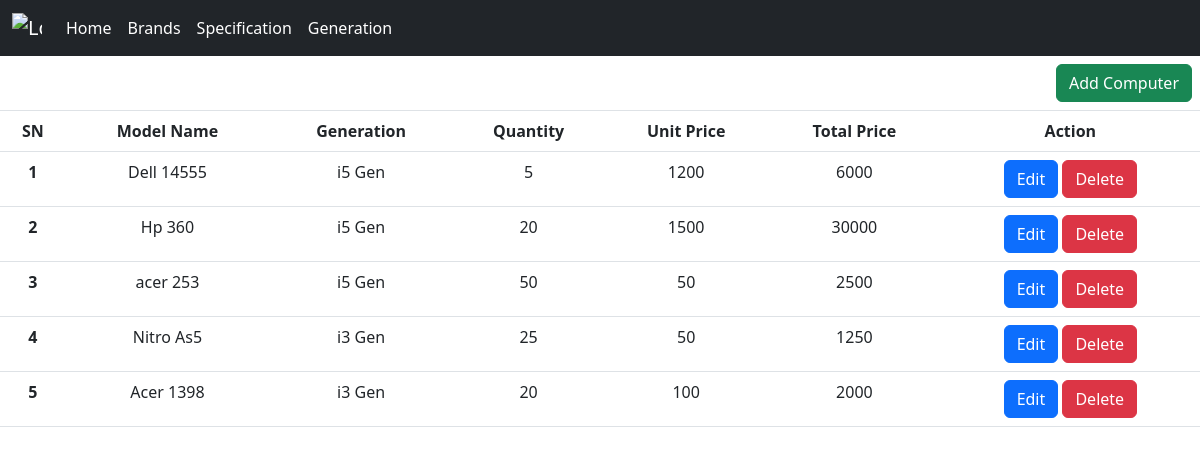
The app's page /, older data.
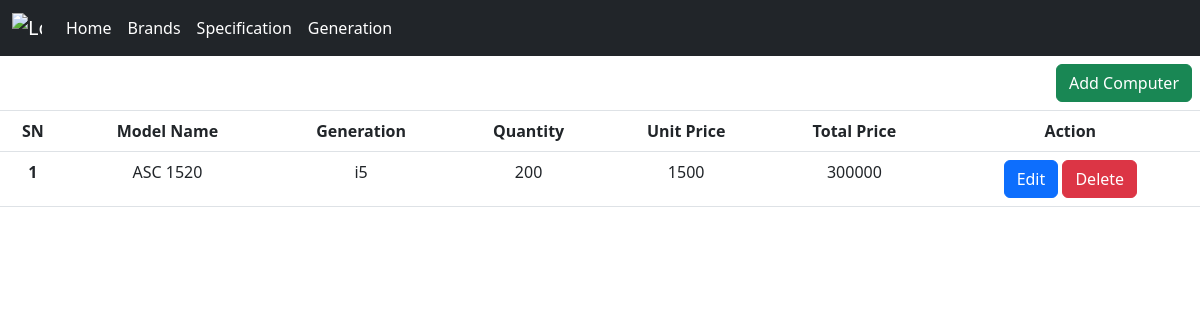
The same page, newer data.
### computer/models.py (models this page shows, shortened)
class Computer(models.Model):
    computer_code = models.CharField(max_length=100, unique=True)
    computer = models.ForeignKey(ComputerGeneration,on_delete=models.CASCADE, related_name='computer')
    quantity = models.IntegerField()
    unit_price = models.IntegerField()
    total_price = models.IntegerField()

class ComputerGeneration(models.Model):
    generation = models.CharField(max_length=100)
    def __str__(self):
        return self.generation

### computer/views.py (the view)
# urls.py: path('', views.HomeView.as_view(), name='home'),
class HomeView(View):
    def get(self, request):
        list = Computer.objects.all()
        context = {
            'list': list
        }
        return render(request, 'home.html', context)

### templates/home.html (shortened to what this page needs)
<!DOCTYPE html>
<html lang="en">
<head>
  <link rel="stylesheet" href="https://cdn.jsdelivr.net/npm/bootstrap@5.3.0/dist/css/bootstrap.min.css">
</head>
{% include 'navbar.html' %}
<body>
<table class="table">
  <thead class="thead-dark">
    <tr>
      <th colspan="7" class="text-end">
        <a href="{% url 'computer' %}" id="addDataBtn" class="btn btn-success">Add Computer</a>
      </th>
    </tr>
    <tr class="text-center">
      <th scope="col">SN</th>
      <th scope="col">Model Name</th>
      <th scope="col">Generation</th>
      <th scope="col">Quantity</th>
      <th scope="col">Unit Price</th>
      <th scope="col">Total Price</th>
      <th scope="col">Action</th>
    </tr>
  </thead>
  <tbody>
    {% for item in list %}
      <tr data-pk="{{ item.pk }}" class="text-center">
        <th scope="row">{{ forloop.counter }}</th>
        <td>{{item.computer_code}}</td>
        <td>{{ item.computer }}</td>
        <td>{{item.quantity}}</td>
        <td>{{ item.unit_price }}</td>
        <td>{{ item.total_price }}</td>
        <td class="action-buttons">
          <a href="{% url 'update_computer' item.pk %}" class="btn btn-primary">Edit</a>
          <button class="btn btn-danger" onclick="confirmDelete('{{ item.pk }}')">Delete</button>
        </td>
      </tr>
    {% endfor %}
  </tbody>
</table>
</body>
</html>

### templates/navbar.html (shortened to what this page needs)
  <nav class="navbar navbar-expand-lg navbar-dark bg-dark">
    <div class="container-fluid">
      <a class="navbar-brand" href="{% url 'home' %}">
        <img src="https://edge-a.anydone.com/e344ce6892a7480d9ae5aaff9d3f96d6.svg" alt="Logo" width="30" height="30" class="d-inline-block align-top">
      </a>
      <div class="collapse navbar-collapse" id="navbarText">
        <ul class="navbar-nav mr-auto">
          <li class="nav-item active">
            <a class="nav-link" href="{% url 'home' %}">Home</a>
          </li>
          <li class="nav-item">
            <a class="nav-link" href="{% url 'listbrand' %}">Brands</a>
          </li>
          <li class="nav-item">
            <a class="nav-link" href="{% url 'listspecification' %}">Specification</a>
          </li>
          <li class="nav-item">
            <a class="nav-link" href="{% url 'listgeneration' %}">Generation</a>
          </li>
        </ul>
      </div>
    </div>
  </nav>

### templates/home.html (style rules this page uses)
.navbar { background-color: black; }
.navbar .nav-link { color: white; }

Row changes from the older to the newer data that the page shows:
removed Computer: computer_code "Dell 14555", computer "i5 Gen", quantity "5", unit_price "1200", total_price "6000"
removed Computer: computer_code "Hp 360", computer "i5 Gen", quantity "20", unit_price "1500", total_price "30000"
removed Computer: computer_code "acer 253", computer "i5 Gen", quantity "50", unit_price "50", total_price "2500"
removed Computer: computer_code "Nitro As5", computer "i3 Gen", quantity "25", unit_price "50", total_price "1250"
removed Computer: computer_code "Acer 1398", computer "i3 Gen", quantity "20", unit_price "100", total_price "2000"
added Computer: computer_code "ASC 1520", computer "i5", quantity "200", unit_price "1500", total_price "300000"
